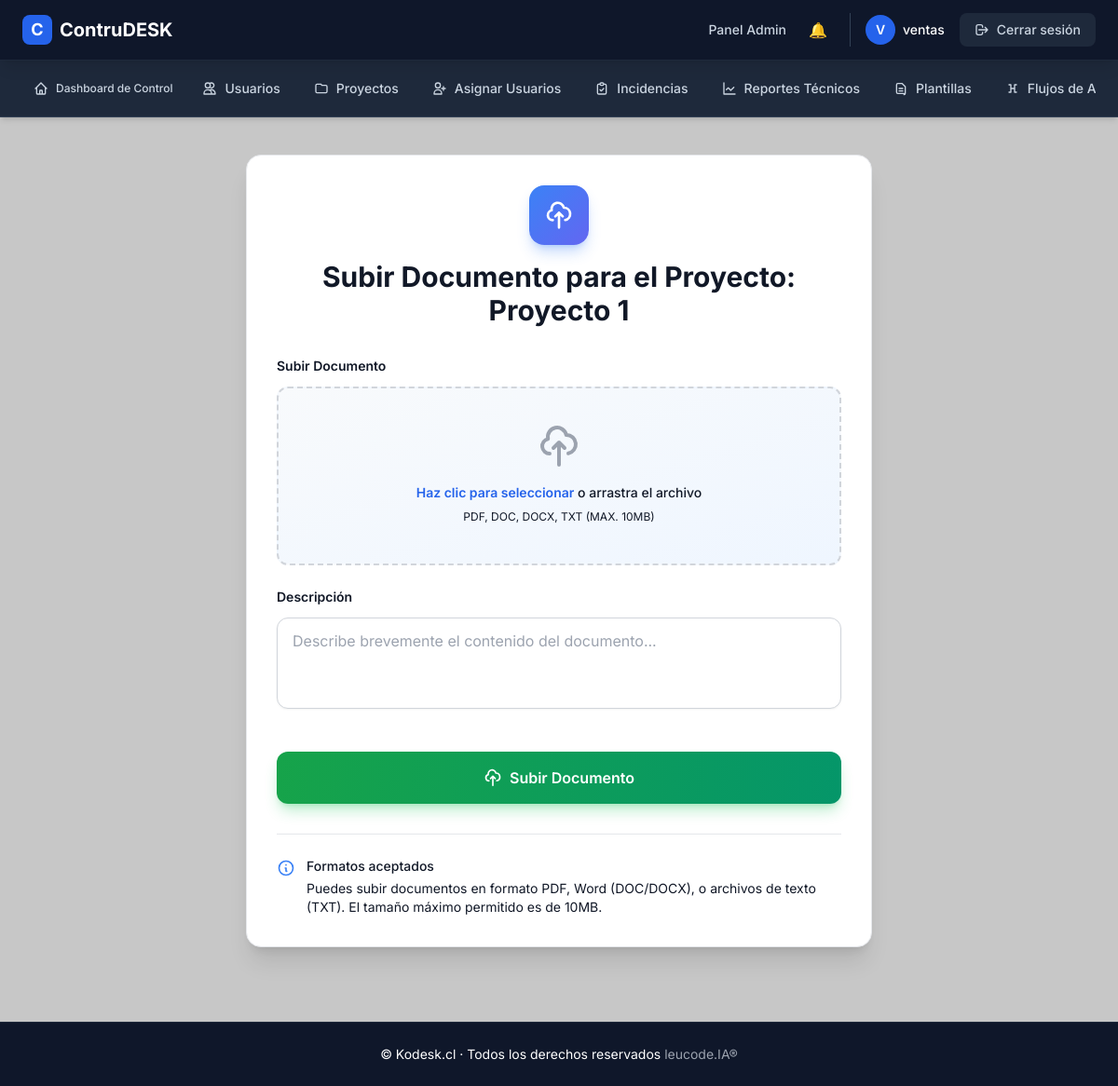
Page /invitado/project/1/upload_document (signed in) on the committed database.
### app/models.py (models this page shows, shortened)
class AdminUser(UserMixin, db.Model):
    __tablename__ = "admin_users"
    id = db.Column(db.Integer, primary_key=True)
    nombre = db.Column(db.String(120), nullable=False)
    email = db.Column(db.String(120), unique=True, nullable=False)
    password_hash = db.Column(db.String(255), nullable=False)
    roles = db.relationship('Role', secondary='user_roles', backref=db.backref('users', lazy='dynamic'))
    def has_role(self, role_name):
        return any(role.name == role_name for role in self.roles)
    @property
    def is_authenticated(self):
        return True

class Project(db.Model):
    __tablename__ = 'projects'
    id = db.Column(db.Integer, primary_key=True)
    name = db.Column(db.String(128), nullable=False)
    description = db.Column(db.Text)
    start_date = db.Column(db.DateTime, default=datetime.utcnow)
    end_date = db.Column(db.DateTime)
    progress = db.Column(db.Integer, default=0)
    status = db.Column(db.String(50), default='activo')  # Ej: activo, suspendido, finalizado
    archived = db.Column(db.Boolean, default=False)  # Indicador de archivo
    admin_comment = db.Column(db.Text)
    total_budget = db.Column(db.Float, default=0.0)
    budget_file = db.Column(db.String(255))
    schedule_file = db.Column(db.String(255))
    creator_id = db.Column(db.Integer, db.ForeignKey('admin_users.id'), nullable=False)
    creator = db.relationship('AdminUser', backref='created_projects')

### app/routes/invitado.py (the view, shortened to what this page needs)
@invitado_bp.route('/project/<int:project_id>/upload_document', methods=['GET', 'POST'])
@login_required
def upload_document(project_id):
    project = Project.query.get_or_404(project_id)
    return render_template('invitado/upload_document.html', project=project)

### app/templates/invitado/upload_document.html (shortened to what this page needs)
{% extends "layout.html" %}
{% block content %}
<div class="container mx-auto mt-10 px-4 sm:px-6 lg:px-8 mb-20">
  <div class="max-w-2xl mx-auto">
    <div class="bg-white rounded-2xl shadow-xl p-8 border border-gray-200">
      <div class="text-center mb-8">
        <div class="inline-flex items-center justify-center w-16 h-16 bg-gradient-to-br from-blue-500 to-indigo-500 rounded-2xl mb-4 shadow-lg shadow-blue-500/30">
          <svg class="w-8 h-8 text-white" fill="none" stroke="currentColor" viewBox="0 0 24 24">
            <path stroke-linecap="round" stroke-linejoin="round" stroke-width="2" d="M7 16a4 4 0 01-.88-7.903A5 5 0 1115.9 6L16 6a5 5 0 011 9.9M15 13l-3-3m0 0l-3 3m3-3v12"/>
          </svg>
        </div>
        <h2 class="text-3xl font-bold text-gray-900 mb-2">
          Subir Documento para el Proyecto: {{ project.name }}
        </h2>
      </div>
      <form method="POST" enctype="multipart/form-data" class="space-y-6">
        <div>
          <label for="file" class="block text-sm font-semibold text-gray-900 mb-3">
            Subir Documento
          </label>
          <div class="relative group">
            <label for="file"
                   class="flex flex-col items-center justify-center w-full h-48 px-4 transition-all duration-300 bg-gradient-to-br from-slate-50 to-blue-50 border-2 border-dashed border-gray-300 rounded-xl cursor-pointer hover:bg-gradient-to-br hover:from-blue-50 hover:to-indigo-50 hover:border-blue-400 peer-focus:ring-4 peer-focus:ring-blue-500/20">
              <div class="flex flex-col items-center justify-center pt-5 pb-6">
                <svg class="w-12 h-12 mb-4 text-gray-400 group-hover:text-blue-500 transition-colors duration-300" fill="none" stroke="currentColor" viewBox="0 0 24 24">
                  <path stroke-linecap="round" stroke-linejoin="round" stroke-width="2" d="M7 16a4 4 0 01-.88-7.903A5 5 0 1115.9 6L16 6a5 5 0 011 9.9M15 13l-3-3m0 0l-3 3m3-3v12"/>
                </svg>
                <p class="mb-2 text-sm text-gray-900 font-medium">
                  <span class="font-semibold text-blue-600">Haz clic para seleccionar</span> o arrastra el archivo
                </p>
                <p class="text-xs text-gray-900" id="file-name">PDF, DOC, DOCX, TXT (MAX. 10MB)</p>
              </div>
            </label>
          </div>
        </div>
        <div>
          <label for="description" class="block text-sm font-semibold text-gray-900 mb-3">
            Descripción
          </label>
          <div class="relative">
            <textarea name="description"
                      id="description"
                      rows="3"
                      placeholder="Describe brevemente el contenido del documento..."
                      class="w-full px-4 py-3 bg-white border border-gray-300 rounded-xl shadow-sm placeholder-gray-400 text-gray-900 focus:outline-none focus:ring-4 focus:ring-blue-500/20 focus:border-blue-500 transition-all duration-300 resize-none"
                      required></textarea>
          </div>
        </div>
        <div class="pt-4">
          <button type="submit"
                  class="w-full group relative inline-flex items-center justify-center gap-2 bg-gradient-to-r from-green-600 to-emerald-600 text-white px-6 py-4 rounded-xl font-semibold shadow-lg shadow-green-500/30 hover:shadow-xl hover:shadow-green-500/40 hover:scale-105 focus:outline-none focus:ring-4 focus:ring-green-500/50 transition-all duration-300">
            <svg class="w-5 h-5 transition-transform group-hover:-translate-y-1 duration-300" fill="none" stroke="currentColor" viewBox="0 0 24 24">
              <path stroke-linecap="round" stroke-linejoin="round" stroke-width="2" d="M7 16a4 4 0 01-.88-7.903A5 5 0 1115.9 6L16 6a5 5 0 011 9.9M15 13l-3-3m0 0l-3 3m3-3v12"/>
            </svg>
            Subir Documento
          </button>
        </div>
      </form>
      <div class="mt-8 pt-6 border-t border-gray-200">
        <div class="flex items-start gap-3 text-sm text-gray-900">
          <svg class="w-5 h-5 text-blue-500 flex-shrink-0 mt-0.5" fill="none" stroke="currentColor" viewBox="0 0 24 24">
            <path stroke-linecap="round" stroke-linejoin="round" stroke-width="2" d="M13 16h-1v-4h-1m1-4h.01M21 12a9 9 0 11-18 0 9 9 0 0118 0z"/>
          </svg>
          <div>
            <p class="font-medium text-gray-900 mb-1">Formatos aceptados</p>
            <p class="text-gray-900">Puedes subir documentos en formato PDF, Word (DOC/DOCX), o archivos de texto (TXT). El tamaño máximo permitido es de 10MB.</p>
          </div>
        </div>
      </div>
    </div>
  </div>
</div>
{% endblock %}

### app/templates/layout.html (shortened to what this page needs)
<!DOCTYPE html>
<html lang="es">
<head>
  <script src="https://cdn.tailwindcss.com"></script>
</head>
<body class="min-h-screen flex flex-col">
  <header class="w-full bg-slate-900 border-b border-slate-800 sticky top-0 z-50 shadow-lg">
    <div class="max-w-full mx-auto px-3 sm:px-4 lg:px-6">
      <div class="flex items-center justify-between h-16">
        <a href="{{ url_for('main.index') }}" class="flex items-center gap-2 group">
          <div class="w-8 h-8 bg-blue-600 rounded-lg flex items-center justify-center group-hover:bg-blue-700 transition-colors">
            <span class="text-white font-bold text-lg">C</span>
          </div>
          <span class="text-xl font-bold text-white hidden sm:inline">
            ContruDESK
          </span>
        </a>
        <nav class="hidden lg:flex items-center gap-6">
          {% if current_user.is_authenticated %}
            {% if current_user.has_role('admin') %}
              <a href="{{ url_for('admin.admin_dashboard') }}" class="text-sm text-slate-300 hover:text-white transition-colors font-medium">
                Panel Admin
              </a>
              <a href="{{ url_for('admin.notificaciones') }}" class="relative">
                🔔
                {% set unread = current_user.system_notifications | selectattr("read", "equalto", False) | list | length %}
              </a>
            {% elif current_user.has_role('editor') %}
              <a href="{{ url_for('editor.editor_dashboard') }}" class="text-sm text-slate-300 hover:text-white transition-colors font-medium">
                Dashboard Editor
              </a>
            {% elif current_user.has_role('miembro') %}
              <a href="{{ url_for('miembro.miembro_dashboard') }}" class="text-sm text-slate-300 hover:text-white transition-colors font-medium">
                Dashboard Miembro
              </a>
            {% elif current_user.has_role('lector') %}
            {% else %}
              <a href="{{ url_for('main.index') }}" class="text-sm text-slate-300 hover:text-white transition-colors font-medium">
                Inicio
              </a>
            {% endif %}
            <div class="flex items-center gap-4 pl-4 border-l border-slate-700">
              <div class="flex items-center gap-2">
                <div class="w-8 h-8 bg-blue-600 rounded-full flex items-center justify-center">
                  <span class="text-white text-sm font-semibold">{{ current_user.nombre[0]|upper }}</span>
                </div>
                <span class="text-sm text-white font-medium">{{ current_user.nombre }}</span>
              </div>
              <a href="{{ url_for('auth.logout') }}" class="inline-flex items-center gap-2 px-4 py-2 bg-slate-800 hover:bg-slate-700 text-slate-300 hover:text-white rounded-lg text-sm font-medium transition-colors">
                <svg class="w-4 h-4" fill="none" stroke="currentColor" viewBox="0 0 24 24">
                  <path stroke-linecap="round" stroke-linejoin="round" stroke-width="2" d="M17 16l4-4m0 0l-4-4m4 4H7m6 4v1a3 3 0 01-3 3H6a3 3 0 01-3-3V7a3 3 0 013-3h4a3 3 0 013 3v1"/>
                </svg>
                Cerrar sesión
              </a>
            </div>
          {% else %}
            <a href="{{ url_for('auth.login') }}" class="inline-flex items-center gap-2 px-4 py-2 bg-blue-600 hover:bg-blue-700 text-white rounded-lg text-sm font-semibold transition-colors">
              Iniciar Sesión
            </a>
          {% endif %}
        </nav>
      </div>
    </div>
  </header>
  {% if current_user.is_authenticated %}
    <nav class="bg-slate-800 border-b border-slate-700 shadow-md">
      <div class="max-w-full mx-auto px-3 sm:px-4 lg:px-6">
        <div class="hidden md:flex items-center gap-1 py-3 overflow-x-auto">
          {% if current_user.has_role('admin') %}
            <a href="{{ url_for('admin.dashboard_control') }}" class="inline-flex items-center gap-2 px-3 py-2 text-xs font-medium text-slate-300 hover:text-white hover:bg-slate-700 rounded-lg transition-colors whitespace-nowrap">
                <svg class="w-4 h-4" fill="none" stroke="currentColor" viewBox="0 0 24 24">
                  <path stroke-linecap="round" stroke-linejoin="round" stroke-width="2" d="M3 12l2-2m0 0l7-7 7 7M5 10v10a1 1 0 001 1h3m10-11l2 2m-2-2v10a1 1 0 01-1 1h-3m-6 0a1 1 0 001-1v-4a1 1 0 011-1h2a1 1 0 011 1v4a1 1 0 001 1m-6 0h6"/>
                </svg>
                Dashboard de Control
            </a>
            <a href="{{ url_for('admin.usuarios') }}" class="inline-flex items-center gap-2 px-4 py-2 text-sm font-medium text-slate-300 hover:text-white hover:bg-slate-700 rounded-lg transition-colors whitespace-nowrap">
              <svg class="w-4 h-4" fill="none" stroke="currentColor" viewBox="0 0 24 24">
                <path stroke-linecap="round" stroke-linejoin="round" stroke-width="2" d="M12 4.354a4 4 0 110 5.292M15 21H3v-1a6 6 0 0112 0v1zm0 0h6v-1a6 6 0 00-9-5.197M13 7a4 4 0 11-8 0 4 4 0 018 0z"/>
              </svg>
              Usuarios
            </a>
            <a href="{{ url_for('admin.list_projects') }}" class="inline-flex items-center gap-2 px-4 py-2 text-sm font-medium text-slate-300 hover:text-white hover:bg-slate-700 rounded-lg transition-colors whitespace-nowrap">
              <svg class="w-4 h-4" fill="none" stroke="currentColor" viewBox="0 0 24 24">
                <path stroke-linecap="round" stroke-linejoin="round" stroke-width="2" d="M3 7v10a2 2 0 002 2h14a2 2 0 002-2V9a2 2 0 00-2-2h-6l-2-2H5a2 2 0 00-2 2z"/>
              </svg>
              Proyectos
            </a>
            <a href="{{ url_for('admin.assign_user_to_project') }}" class="inline-flex items-center gap-2 px-4 py-2 text-sm font-medium text-slate-300 hover:text-white hover:bg-slate-700 rounded-lg transition-colors whitespace-nowrap">
              <svg class="w-4 h-4" fill="none" stroke="currentColor" viewBox="0 0 24 24">
                <path stroke-linecap="round" stroke-linejoin="round" stroke-width="2" d="M18 9v3m0 0v3m0-3h3m-3 0h-3m-2-5a4 4 0 11-8 0 4 4 0 018 0zM3 20a6 6 0 0112 0v1H3v-1z"/>
              </svg>
              Asignar Usuarios
            </a>
            <a href="{{ url_for('admin.listar_incidencias') }}" class="inline-flex items-center gap-2 px-4 py-2 text-sm font-medium text-slate-300 hover:text-white hover:bg-slate-700 rounded-lg transition-colors whitespace-nowrap">
              <svg class="w-4 h-4" fill="none" stroke="currentColor" viewBox="0 0 24 24">
                <path stroke-linecap="round" stroke-linejoin="round" stroke-width="2" d="M9 5H7a2 2 0 00-2 2v12a2 2 0 002 2h10a2 2 0 002-2V7a2 2 0 00-2-2h-2M9 5a2 2 0 002 2h2a2 2 0 002-2M9 5a2 2 0 012-2h2a2 2 0 012 2m-6 9l2 2 4-4"/>
              </svg>
              Incidencias
            </a>
            <a href="{{ url_for('admin.ver_reportes') }}"
              class="inline-flex items-center gap-2 px-4 py-2 text-sm font-medium text-slate-300
                      hover:text-white hover:bg-slate-700 rounded-lg transition-colors whitespace-nowrap">
              <svg xmlns="http://www.w3.org/2000/svg"
                  fill="none" viewBox="0 0 24 24" stroke-width="2" stroke="currentColor"
                  class="w-4 h-4">
                <path stroke-linecap="round" stroke-linejoin="round"
                      d="M3 3v18h18M7 14l3-3 4 4 5-5"/>
              </svg>
              Reportes Técnicos
            </a>
            <a href="{{ url_for('admin.plantillas') }}"
              class="inline-flex items-center gap-2 px-4 py-2 text-sm font-medium text-slate-300
                      hover:text-white hover:bg-slate-700 rounded-lg transition-colors whitespace-nowrap">
              <svg xmlns="http://www.w3.org/2000/svg"
                  fill="none" viewBox="0 0 24 24" stroke-width="2" stroke="currentColor"
                  class="w-4 h-4">
                <path stroke-linecap="round" stroke-linejoin="round"
                      d="M9 12h6m-6 4h6m2 4H7a2 2 0 01-2-2V6a2 2 0 012-2h7l5 5v11a2 2 0 01-2 2z" />
              </svg>
              Plantillas
            </a>
            <a href="{{ url_for('admin.flujos_aprobacion') }}"
              class="inline-flex items-center gap-2 px-4 py-2 text-sm font-medium text-slate-300
                      hover:text-white hover:bg-slate-700 rounded-lg transition-colors whitespace-nowrap">
              <svg xmlns="http://www.w3.org/2000/svg"
                  fill="none" viewBox="0 0 24 24" stroke-width="2" stroke="currentColor"
                  class="w-4 h-4">
                <path stroke-linecap="round" stroke-linejoin="round"
                      d="M6 6h3m6 0h3m-9 0v12m6-12v12M6 18h3m6 0h3M9 12h6" />
              </svg>
              Flujos de Aprobación
            </a>
          {% endif %}
        </div>
      </div>
    </nav>
  {% endif %}
  <main class="flex-grow">
    {% block content %}{% endblock %}
  </main>
  <footer class="bg-slate-900 border-t border-slate-800 mt-auto">
    <div class="max-w-full mx-auto px-3 sm:px-4 lg:px-6 py-6">
      <div class="text-center">
        <p class="text-white text-sm">
          © {{ config.STORE_NAME or "Kodesk.cl" }} · Todos los derechos reservados
          <span class="text-gray-400">leucode.IA®</span>
        </p>
      </div>
    </div>
  </footer>
</body>
</html>

### app/templates/layout.html (style rules this page uses)
body { font-family: 'Inter', sans-serif !important; background-color: #c7c7c7 !important; }

### rows in the picture
AdminUser: nombre "V", nombre "ventas"
Project: name "Proyecto 1"

### other values in the picture
{{ config.STORE_NAME or "Kodesk.cl" }} "Kodesk.cl"
